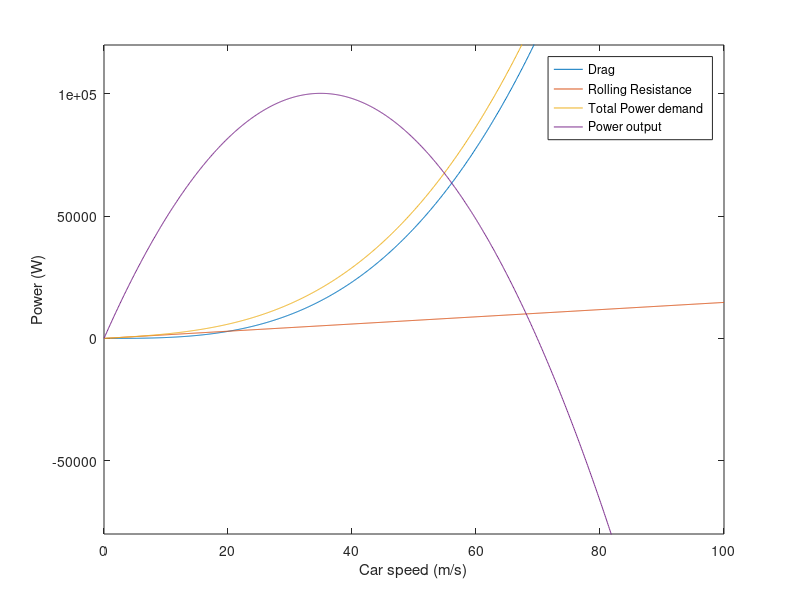
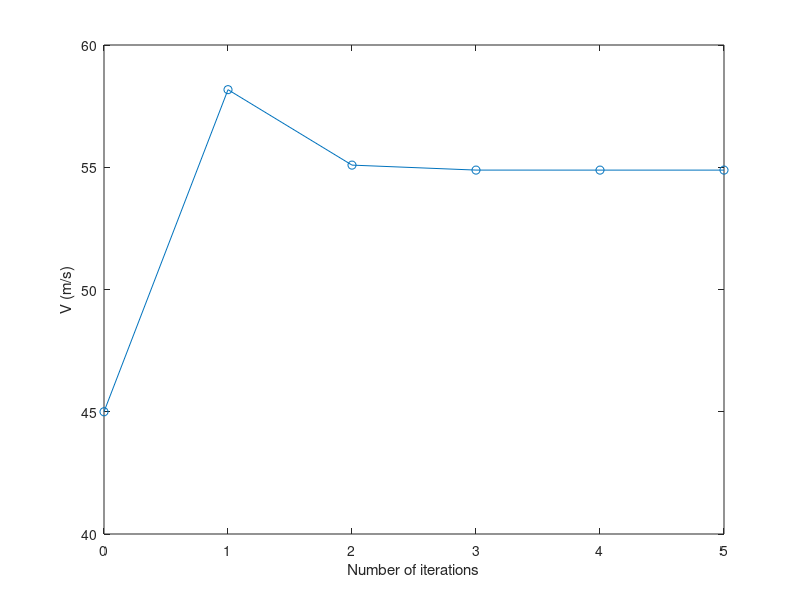

The MATLAB source for these figures, in order:
% EMTH171  29/8/2019
% Case Study 1 Exercise 2 
% Name: Hannah Tiong, Lixuan Feng
% For a petrol powered car, find the maximum speed for which power demand
% matches power output for four different cases of differing gradients and
% acceleration ot constant speed
 
clear
clc
close all

% Variables 
m = 1500;  % mass of car (kg)
Cd= 0.3;   % drag coefficient
A = 2;     % frontal area  (m^2) 
Crr = 0.01;% rolling resistance coefficient
R = 0.205; % wheel radius (m)
a = 420;   % alpha coefficient (W*s/rad)
b = 0.440; % beta coefficient (W*s^2/rad^2)
Rfd = 3.5; % final drive ratio 
Rgb = 0.8; % gearbox ratio
g = 9.81;  % gravity (m/s^2)
p = 1.2;   % air density (kg/m^3)

% Case variables, will differ depending on case
ang = 0; % gradient angle of road (rad)
acc = 0; % acceleration (m/s^2)


% Function for power demands 

% Pdrag = function for power demand from drag resistance 
Pdrag = @(V) Cd*A*(1/2)*p.*V.^3;  

% Prolling = function for power demand from rolling resistance
Prolling = @(V) Crr*m*g*cos(ang).*V;

% Pgradient = function for power demand from gradient
if ang == 0    
    Pgradient = @(V) 0; % Pgradient = 0, when gradient is 0
    PgExist = 0;        % Pgradient doesn't exist
else
    Pgradient = @(V) m*g*sin(ang).*V; % Pgradient = mgsin(x)V, when gradient != 0
    PgExist = 1;                      % Pgradient exist
end

% Paccelerate = function for power demand from acceleration

if acc == 0
    Paccelerate = @(V) 0; % Paccelerate = 0, when acceleration is 0
    PaExist = 0;          % Paccelerate doesn't exist
else
    Paccelerate = @(V) m*acc.*V;     %Pacclerate = maV, when gradient != 0
    PaExist = 1;                     % Paccelerate does exist
end

%Pdemand = total power demand
Pdemand = @(V)  Pdrag(V) + Pgradient(V) + Prolling(V) + Paccelerate(V);

% Poutput = Power output of petrol engine as a function of speed 
K = R/(Rfd*Rgb); % K is a constant, where radius of car wheel is divided by final drive and gear box gear ratio
Poutput = @(V) (a.*V./K) - ((b.*V.^2)/K^2);


% The following function is use to evaluate the speed at which the 
% power demand will match the power output of the petrol engine.
% f(V) = Pdemand - Poutput, where Pdemand = total power demand 
% and Poutput = power output
% The speed at which this function evaluates to zero is when power demand
% matches power output
% f(V) must differentiated to d(v) so that Newton's method can be use to 
% find the root of f(v)and hence the speed

f = @(V) Cd*A*(1/2)*p.*V.^3 + m*g*sin(ang).*V + Crr*m*g*cos(ang).*V ...
       + m*acc.*V - (a.*V./K) + ((b.*V.^2)./K^2);
d = @(V) 3*Cd*A*(1/2)*p.*V.^2 + m*g*sin(ang) + Crr*m*g*cos(ang) ...
       + m*acc - a/K + ((2*b.*V)./K^2);
      
% Variable for Newtons Method
N = 100;    % 100 iterations
v = 45;     % initial guess
tol = 1e-4; % tolerance value

% Newtons Method Iteration
for i = 1: N
  v(i+1) = v(i) - f(v(i))/d(v(i)); 
  diffX(i) = abs(v(i+1) -v(i));
  if diffX(i) < tol;  %, Newtons method stop iterating when difference of V approximate root < tol
      disp(v(i+1));   % display V, the road speed where power demand matches power output
      disp(i);        % display the amount of iterations needed to obtain final V solution
      break
  elseif i == N       
      disp(v(i+1));
      disp(i);
  end
end

% Values for plotting the graph

% Array of values for the x-axis
x = 0 : 0.1 : 100;
% Array of values for the y-axis, there is multiple functions of power that
% needs to be plot on the same graph
PdragArray = Pdrag(x);             % f(x) for power demand from drag resistance
PgradientArray = Pgradient(x);     % f(x) for power demand from gradient 
ProllingArray = Prolling(x);        % f(x) for power demand from rolling resistance
PaccelerateArray = Paccelerate(x);  % f(x) for power demand from acceleration
PdemandArray = Pdemand(x);          % f(x) for total power demand
PoutputArray = Poutput(x);          % f(x) for power output

% plotting the functions for power demand and power output
figure(1)
plot(x, PdragArray,'DisplayName', 'Drag');
hold on
plot(x,ProllingArray, 'DisplayName', 'Rolling Resistance');
plot(x,PdemandArray, 'DisplayName', 'Total Power demand ');
plot(x,PoutputArray, 'DisplayName', 'Power output');
hold off

   if PgExist   % plot gradient power demand if gradient !=0
       hold on 
       plot(x, PgradientArray, 'DisplayName','Gradient');
       hold off
  end
   if PaExist   % plot acceleration power demand if acceleration !=0
       hold on
       plot (x, PaccelerateArray, 'DisplayName','Acceleration');
       hold off
   end
 legend
ylim([-8e4 120000]);
xlabel('Car speed (m/s)')
ylabel('Power (W)')


% Use a plot of V verus iteration number(a "convergence plot")
% values for plotting
iteArray = 0 : 1 : i;   % iteration array for x-axis
yArray = v;   % x is a size (1XN) array of V approximation roots for N iterations 

% plotting convergence plot
figure(2)
plot(iteArray, yArray,'-o')
ylabel('V (m/s)')
xlabel('Number of iterations')
